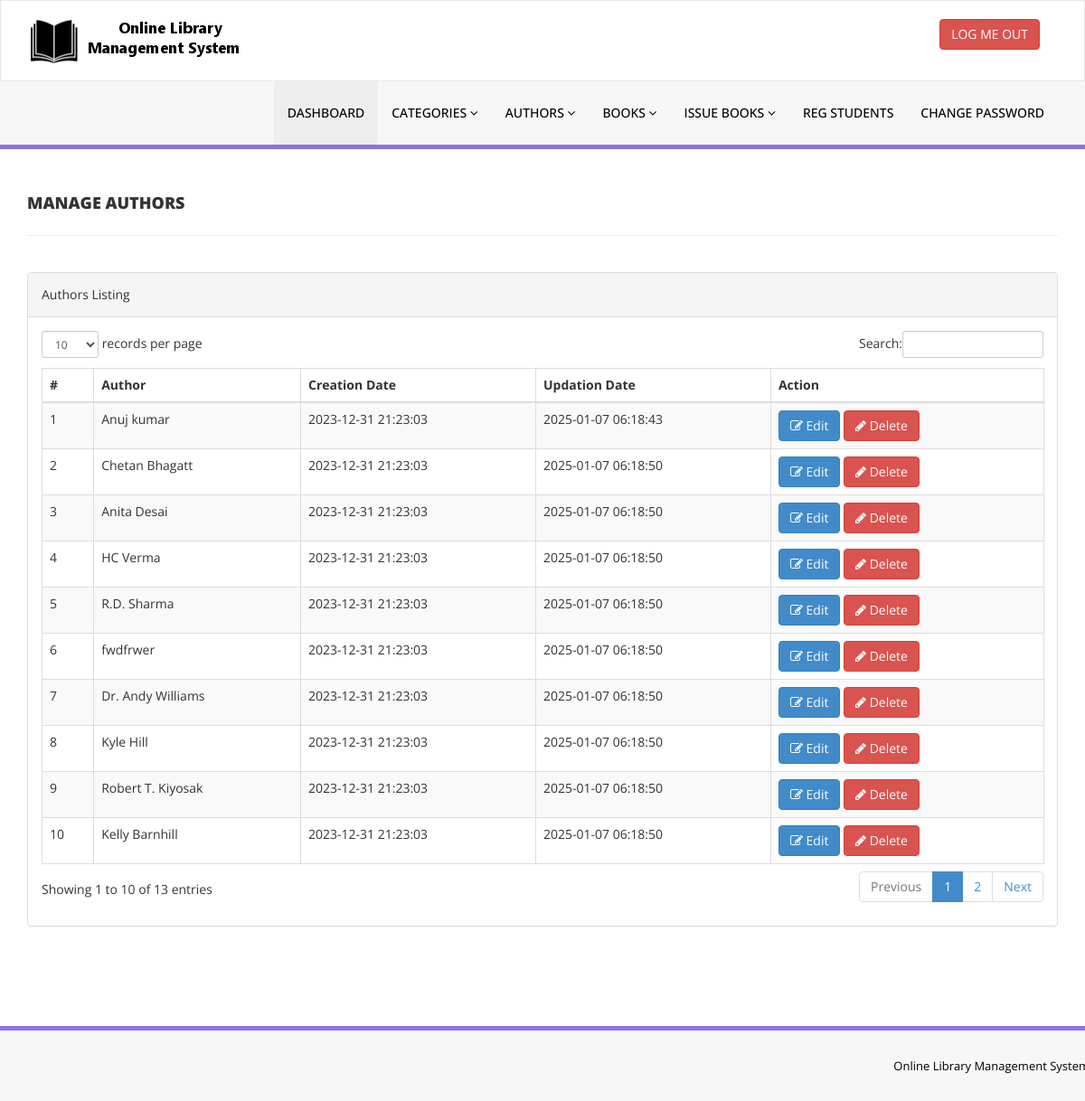
/library/admin/manage-authors.php (signed in), run on the app's committed database.
### tables this page shows
CREATE TABLE `tblauthors` (
  `id` int(11) NOT NULL,
  `AuthorName` varchar(159) DEFAULT NULL,
  `creationDate` timestamp NULL DEFAULT current_timestamp(),
  `UpdationDate` timestamp NULL DEFAULT NULL ON UPDATE current_timestamp()
);

### library/admin/manage-authors.php (the view, shortened to what this page needs)
<?php
include('includes/config.php');
if(strlen($_SESSION['alogin'])==0)
    {
header('location:index.php');
}
else{
    ?>
<!DOCTYPE html>
<html xmlns="http://www.w3.org/1999/xhtml">
<head>
    <link href="assets/css/bootstrap.css" rel="stylesheet" />
    <link href="assets/css/font-awesome.css" rel="stylesheet" />
    <link href="assets/js/dataTables/dataTables.bootstrap.css" rel="stylesheet" />
    <link href="assets/css/style.css" rel="stylesheet" />
</head>
<body>
<?php include('includes/header.php');?>
    <div class="content-wrapper">
         <div class="container">
        <div class="row pad-botm">
            <div class="col-md-12">
                <h4 class="header-line">Manage Authors</h4>
    </div>
     <div class="row">
</div>
        </div>
            <div class="row">
                <div class="col-md-12">
                    <div class="panel panel-default">
                        <div class="panel-heading">
                           Authors Listing
                        </div>
                        <div class="panel-body">
                            <div class="table-responsive">
                                <table class="table table-striped table-bordered table-hover" id="dataTables-example">
                                    <thead>
                                        <tr>
                                            <th>#</th>
                                            <th>Author</th>
                                            <th>Creation Date</th>
                                            <th>Updation Date</th>
                                            <th>Action</th>
                                        </tr>
                                    </thead>
                                    <tbody>
<?php $sql = "SELECT * from  tblauthors";
$query = $dbh -> prepare($sql);
$query->execute();
$results=$query->fetchAll(PDO::FETCH_OBJ);
$cnt=1;
if($query->rowCount() > 0)
{
foreach($results as $result)
{               ?>
                                        <tr class="odd gradeX">
                                            <td class="center"><?php echo htmlentities($cnt);?></td>
                                            <td class="center"><?php echo htmlentities($result->AuthorName);?></td>
                                            <td class="center"><?php echo htmlentities($result->creationDate);?></td>
                                            <td class="center"><?php echo htmlentities($result->UpdationDate);?></td>
                                            <td class="center">
                                            <a href="edit-author.php?athrid=<?php echo htmlentities($result->id);?>"><button class="btn btn-primary"><i class="fa fa-edit "></i> Edit</button>
                                          <a href="manage-authors.php?del=<?php echo htmlentities($result->id);?>" onclick="return confirm('Are you sure you want to delete?');"" >  <button class="btn btn-danger"><i class="fa fa-pencil"></i> Delete</button>
                                            </td>
                                        </tr>
 <?php $cnt=$cnt+1;}} ?>
                                    </tbody>
                                </table>
                            </div>
                        </div>
                    </div>
                </div>
            </div>
    </div>
    </div>
  <?php include('includes/footer.php');?>
</body>
</html>
<?php } ?>

### library/admin/assets/css/style.css (style rules this page uses)
.content-wrapper { margin-top: 40px; min-height:800px; padding-bottom:90px; }
.header-line { font-weight:900; padding-bottom:25px; border-bottom:1px solid #eeeeee; text-transform:uppercase; }
.pad-botm { padding-bottom:30px; }

### data on the page
tblauthors: AuthorName "Anuj kumar", creationDate "2023-12-31 21:23:03", UpdationDate "2025-01-07 06:18:43"
tblauthors: AuthorName "Chetan Bhagatt", creationDate "2023-12-31 21:23:03", UpdationDate "2025-01-07 06:18:50"
tblauthors: AuthorName "Anita Desai", creationDate "2023-12-31 21:23:03", UpdationDate "2025-01-07 06:18:50"
tblauthors: AuthorName "HC Verma", creationDate "2023-12-31 21:23:03", UpdationDate "2025-01-07 06:18:50"
tblauthors: AuthorName "R.D. Sharma", creationDate "2023-12-31 21:23:03", UpdationDate "2025-01-07 06:18:50"
tblauthors: AuthorName "fwdfrwer", creationDate "2023-12-31 21:23:03", UpdationDate "2025-01-07 06:18:50"
tblauthors: AuthorName "Dr. Andy Williams", creationDate "2023-12-31 21:23:03", UpdationDate "2025-01-07 06:18:50"
tblauthors: AuthorName "Kyle Hill", creationDate "2023-12-31 21:23:03", UpdationDate "2025-01-07 06:18:50"
tblauthors: AuthorName "Robert T. Kiyosak", creationDate "2023-12-31 21:23:03", UpdationDate "2025-01-07 06:18:50"
tblauthors: AuthorName "Kelly Barnhill", creationDate "2023-12-31 21:23:03", UpdationDate "2025-01-07 06:18:50"
